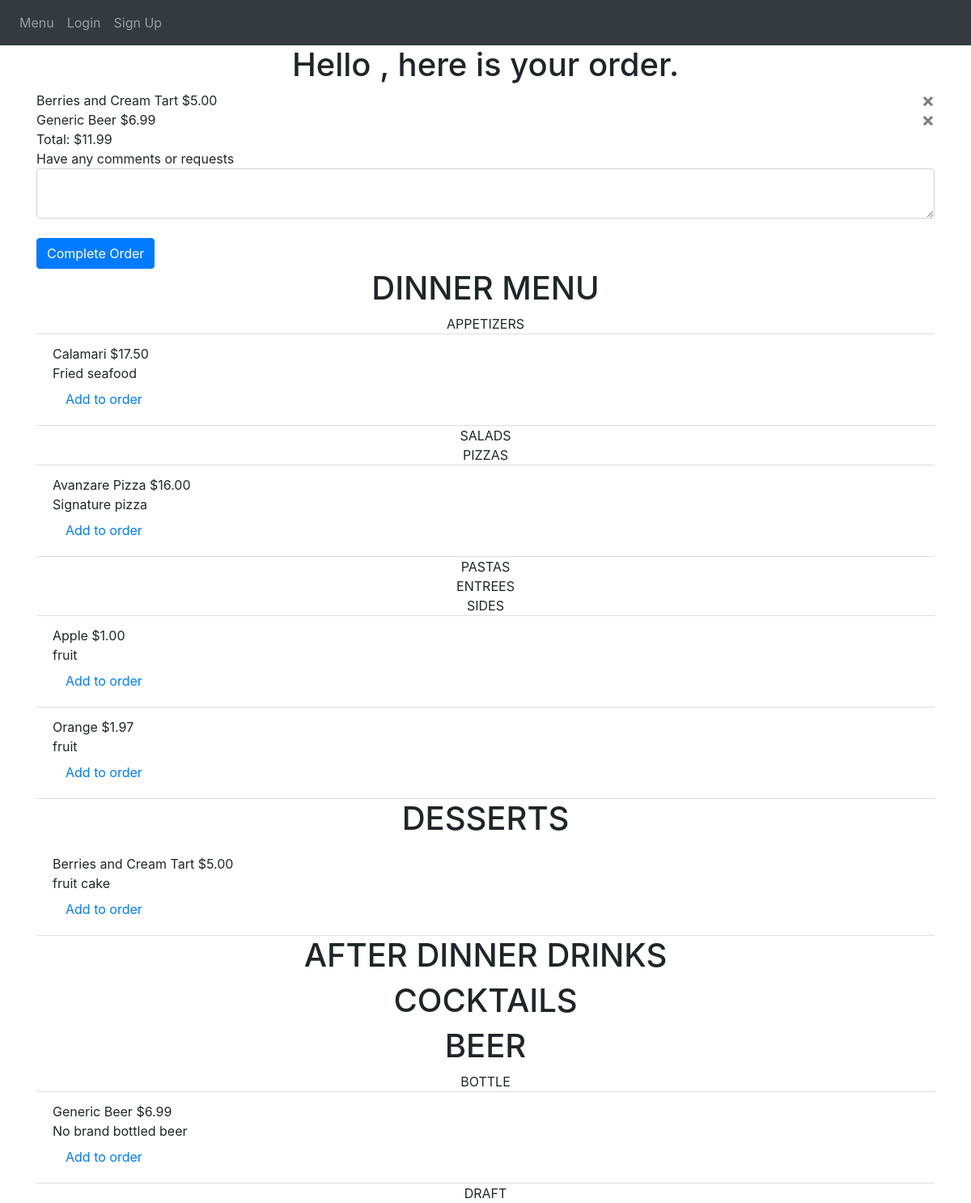
/refresh-order, run on the app's committed database.
### avanzareApp/models.py (models this page shows)
class Menu_order(db.Model):
    id = db.Column(db.Integer, primary_key=True)
    name = db.Column(db.String(150))
    price = db.Column(db.String(150))
    description = db.Column(db.String(10000))
    menu_type = db.Column(db.String(150))
    date = db.Column(db.DateTime(timezone=True), default=func.now())
    order_id = db.Column(db.Integer, db.ForeignKey('order.id'))

class Order(db.Model):
    id = db.Column(db.Integer, primary_key=True)
    name = db.Column(db.String(150))
    comment = db.Column(db.String(10000))
    total = db.Column(db.Float)
    date = db.Column(db.DateTime(timezone=True), default=func.now())
    user_id = db.Column(db.Integer, db.ForeignKey('user.id'))
    is_active = db.Column(db.String(10))
    items = db.relationship('Menu_order')

class Menu(db.Model):
    id = db.Column(db.Integer, primary_key=True)
    name = db.Column(db.String(150), unique=True)
    price = db.Column(db.String(150))
    description = db.Column(db.String(10000))
    menu_type = db.Column(db.String(150))
    date = db.Column(db.DateTime(timezone=True), default=func.now())
    user_id = db.Column(db.Integer, db.ForeignKey('user.id'))

### avanzareApp/views.py (the view, shortened to what this page needs)
@views.route('/refresh-order', methods=['GET', 'POST'])
def refresh_order():
    new_order = db.session.query(Order).order_by(Order.id.desc()).first()
    user = User.query.filter(User.email == 'headChef@gmail.com').first()
    items = Menu.query.filter_by(user_id=user.id).order_by(Menu.name).all()
    return render_template("order.html", items=items, new_order=new_order, user=current_user)

### avanzareApp/templates/order.html (shortened to what this page needs)
{% extends "base.html" %} {% block title %}Home{% endblock %}
{% block content %}
    <h1 align="center"> Hello {{ user.first_name }}, here is your order. </h1>
{% for item in new_order.items %}
    {{ item.name }}
    {% set tmp = "$" + (item.price | string) %}
    {{ tmp }}
    <button type="button" class="close" onClick="deleteOrderItem({{ item.id }})">
        <span aria-hidden="true">&times;</span>
    </button>
    <br />
{% endfor %}
{% if "${:,.2f}".format(new_order.total) == "$-0.00" %}
   <div>Total: $0.00</div>
{% else %}
    <div>Total: {{ "${:,.2f}".format(new_order.total) }}</div>
{% endif %}
<form method="POST">
    <div>Have any comments or requests</div>
    <textarea name="comment" id="comment" class="form-control"></textarea>
    <br />
    <button type="submit" class="btn btn-primary">Complete Order</button>
</form>
    <h1 align="center"> DINNER MENU </h1>
        <ul class="list-group list-group-flush" id="items">
            {% set DINNER_sub_menus = ["APPETIZERS", "SALADS", "SIDES"] %}
            {% set print_once = 1 %}
            {% for menu in ["APPETIZERS", "SALADS", "PIZZAS", "PASTAS", "ENTREES", "SIDES"] %}
                {% if print_once == 1 %}
                    <div align="center">{{ menu }}</div>
                    {% set print_once = 0 %}
                {% endif %}
              {% for item in items %}
                    {% if item.menu_type == menu %}
                      <li class="list-group-item">
                          {{ item.name }}
                          {% set tmp = "$" + (item.price | string) %}
                          {{ tmp }}
                          <br />
                          {{ item.description }}
                            <br />
                          <a class="nav-item nav-link" href="{{ url_for('views.add_to_order', item_id=item.id, order_id=new_order.id) }}">Add to order</a>
                      </li>
                    {% endif %}
              {% endfor %}
            {% set print_once = 1 %}
            {% endfor %}
        </ul>
<h1 align="center"> DESSERTS </h1>
        <ul class="list-group list-group-flush">
          {% for item in items %}
                {% if item.menu_type == "DESSERT MENU" %}
                  <li class="list-group-item">
                      {{ item.name }}
                      {% set tmp = "$" + (item.price | string) %}
                      {{ tmp }}
                      <br />
                      {{ item.description }}
                      <br />
                        <a class="nav-item nav-link" href="{{ url_for('views.add_to_order', item_id=item.id, order_id=new_order.id) }}">Add to order</a>
                  </li>
                {% endif %}
          {% endfor %}
        </ul>
<h1 align="center"> AFTER DINNER DRINKS </h1>
<h1 align="center"> COCKTAILS </h1>
<h1 align="center"> BEER </h1>
        <ul class="list-group list-group-flush" >
            {% set BEER_sub_menus = ["BOTTLE", "DRAFT"] %}
            {% set print_once = 1 %}
            {% for menu in BEER_sub_menus %}
                {% if print_once == 1 %}
                    <div align="center">{{ menu }}</div>
                    {% set print_once = 0 %}
                {% endif %}
              {% for item in items %}
                    {% if item.menu_type == menu %}
                      <li class="list-group-item">
                          {{ item.name }}
                          {% set tmp = "$" + (item.price | string) %}
                          {{ tmp }}
                          <br />
                          {{ item.description }}
                          <br />
                            <a class="nav-item nav-link" href="{{ url_for('views.add_to_order', item_id=item.id, order_id=new_order.id) }}">Add to order</a>
                      </li>
                    {% endif %}
              {% endfor %}
            {% set print_once = 1 %}
            {% endfor %}
            </ul>
{% endblock %}

### data on the page
Menu_order: name "Berries and Cream Tart", tmp "$5.00"
Menu_order: name "Generic Beer", tmp "$6.99"
Order: total "$11.99"
Menu: name "Calamari", tmp "$17.50", description "Fried seafood"
Menu: name "Avanzare Pizza", tmp "$16.00", description "Signature pizza"
Menu: name "Apple", tmp "$1.00", description "fruit"
Menu: name "Orange", tmp "$1.97", description "fruit"
Menu: name "Berries and Cream Tart", tmp "$5.00", description "fruit cake"
Menu: name "Generic Beer", tmp "$6.99", description "No brand bottled beer"

### other printed values
{{ menu }} "APPETIZERS" "SALADS" "PIZZAS" "PASTAS" "ENTREES" "SIDES"
{{ menu }} "BOTTLE" "DRAFT"
